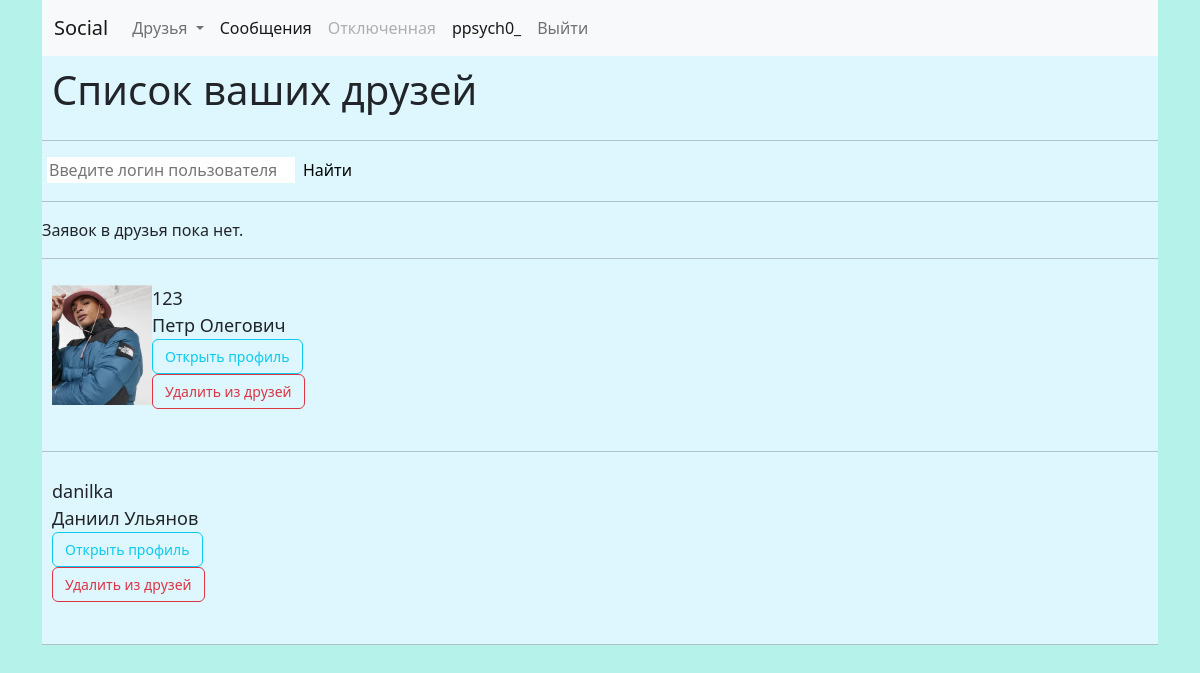
Before: /users/friend-list/5/ (signed in) with the older database file.
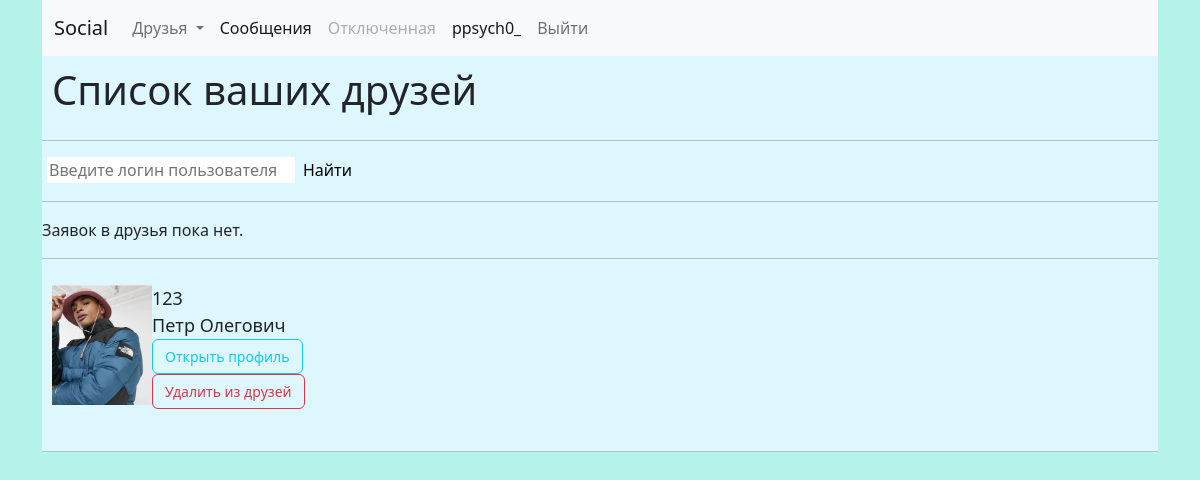
After: the same page with the newer database file.
### users/models.py (models this page shows)
class UserFriends(models.Model):
	owner = models.ForeignKey(User, related_name='owner', on_delete=models.CASCADE)
	friend = models.ForeignKey(User, related_name='friend', on_delete=models.CASCADE)

class User(AbstractUser):
	img = models.ImageField(upload_to='profile_photo/', blank=True)

### users/views.py (the view)
# urls.py: path('friend-list/<int:pk>/', check_friend_list, name='friend_list'),
def check_friend_list(request, pk):
	context = {}
	if request.user.id == pk:
		if request.method == 'POST' and 'found_user' in request.POST:
			login_to_found = request.POST.get('found_user')
			try:
				context['found_user'] = User.objects.filter(username=login_to_found).first()
			except:
				context['found_user'] = 'Пользователь был не найден'
		return render(request, 'users/friend_list.html', context=context)
	return HttpResponseRedirect(reverse('messanger:index'))

### users/templates/users/friend_list.html (shortened to what this page needs)
{% extends 'base.html' %}
{% block content %}
	<div style="background: #DEF7FE;">
		<h1 style="padding: 10px;">Список ваших друзей</h1>
		<hr>
		<form style="margin-left: 5px;" method="post" action="{%url 'users:friend_list' user.id%}">
			<input style="width: 250px; border-left: none; border-top: none; border-color: #DEF7FE; box-shadow: none;" class="" type="" name="found_user" placeholder="Введите логин пользователя"><input class=" btn-success" type="submit" name="" value="Найти" style="border:None; background: #DEF7FE; bor">
		</form>
		<hr>
		{% if user.accept.all %}
		{%for req in user.accept.all%}
            		<p class="dropdown-item">
            			Запрос в друзья от {{req.user_send.username}}<br>
            			<a class="btn btn-outline-success" href="{% url 'users:accept_friend' req.user_send.id user.id%} ">Принять</a><a class='btn btn-outline-danger' href="{%url 'users:reject_friend' req.user_send.id user.id%}"> Отклонить</a>
            		</p>
        {%endfor%}
        {%else%}
        <p>Заявок в друзья пока нет.</p>
        {% endif %}  <hr>
        {%for friend_in_list in user.owner.all%}
        <div style="padding: 10px;">
        	{%if friend_in_list.friend.img%}
        <img src="{{ friend_in_list.friend.img.url }}" style="float: left;width: 100px; height: 120px;">
	        {%endif%}
	        		<p style="font-size: 18px; padding-right: 10px;">
	        			{{friend_in_list.friend.username}}<br>
	        			{{friend_in_list.friend.get_full_name}}<br>
	        			<a class="btn btn-outline-info" href="{% url 'users:profile' friend_in_list.friend.id %}" style="font-size: 14px;">Открыть профиль</a><br>
	        			<a class="btn btn-outline-danger" style="font-size: 14px;" href="{% url 'users:delete_friend' user.id friend_in_list.friend.id%}">Удалить из друзей</a>
	        	</p>
	      </div>
	      <hr>
        {%endfor%}
	</div>
{%endblock%}

Changed rows visible on the page:
removed UserFriends: friend.username "danilka", friend.get_full_name "Даниил Ульянов"
